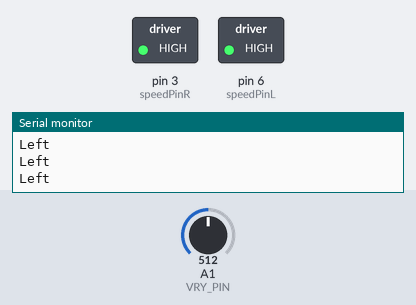
A sketch run on a simulated Arduino Leonardo, built with avr-gcc and run on an emulated ATmega32U4. Parts: switched loads named in the sketch (green lamp = pin HIGH), the last lines printed to the serial monitor. The inputs (shaded band) are chosen by the test bench; at power-on: A1 (VRY_PIN) = 512.

Above: at 1.2 s.
1.3 s: A1 (VRY_PIN) set to 716
At 2.1 s:
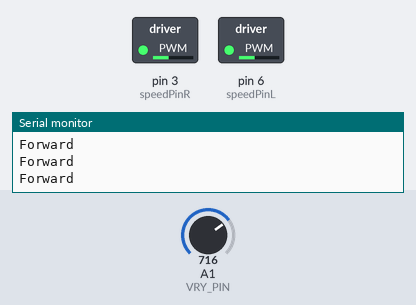
2.8 s: A1 (VRY_PIN) set to 122
At 3.1 s:
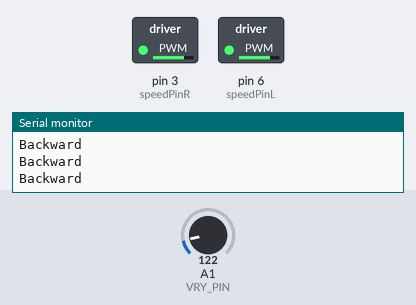
4.3 s: A1 (VRY_PIN) set to 900
At 5.5 s:
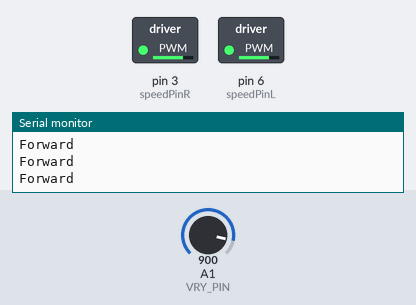
Timing chart, 0 to 7.3 s (numbered marks = the images above; inputs shaded):
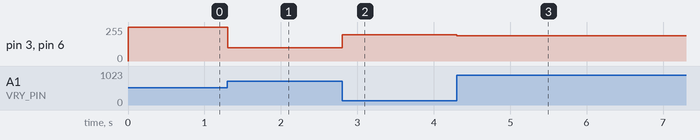

Measured:
- after the input at 1.3 s, pin 3 (speedPinR), pin 6 (speedPinL): 255/255 → 99/255 at once
- after the input at 2.8 s, pin 3 (speedPinR), pin 6 (speedPinL): 99/255 → 196/255 at once
- after the input at 4.3 s, pin 3 (speedPinR), pin 6 (speedPinL): 196/255 → 191/255 at once

The sketch:

Wired.ino
```cpp
//WIRED

#define MOTOR12_64KHZ _BV(CS00)  // no prescale
#define STEPPER1_PWM_RATE MOTOR12_64KHZ


#include <AlignedJoy.h>

#include <Keyboard.h>

#include <AFMotor.h>
#include <Servo.h>

#define FAST_SPEED 250
#define SPEED 120
#define TURN_SPEED 200
#define BACK_SPEED1 255
#define BACK_SPEED2 90

#define speedPinR 3
#define RightDirectPin1 12
#define RightDirectPin2 11
#define speedPinL 6
#define LeftDirectPin1 7
#define LeftDirectPin2 8
#define LPT 2

#define VRX_PIN 15
#define VRY_PIN 19

#define xHigh 14
#define xLow -10
#define yHigh 5
#define yLow -15

int xValue = 0;
int yValue = 0;


void setup() {
  Serial.begin(9600);

  pinMode(VRX_PIN, INPUT);
  pinMode(VRY_PIN, INPUT);
}

void loop() {
  //Turn the outputs of the joycon in between -100 and 100
  int xValue = map(analogRead(VRX_PIN), 0, 1023, -100, 100);
  int yValue = map(analogRead(VRY_PIN), 0, 1023, -100, 100);

  //Find out where the user wants to move
  if (yValue < yHigh && yValue > yLow && xValue < xHigh && xValue > xLow) {
    stop_Stop();
    Serial.println("No");
  } else if (yValue < yLow) {
    //Runs if need to move backwards
    go_Back(abs(yValue * 2.55));
    Serial.println("Backward");
  } else if (xValue > xHigh) {
    //Runs if need to move right/left
    go_Right(abs(xValue * 2.55));
    Serial.println("Right");
  } else if (yValue > yHigh) {
    go_Advance(abs(yValue * 2.55));
    Serial.println("Forward");
  } else if (xValue < xLow) {
    //Runs if need to move right/left
    go_Left(abs(xValue * 2.55));
    Serial.println("Left");
  }
  delay(5);
}
//Function to move in each direction
void go_Advance(int t)  //Forward
{
  digitalWrite(RightDirectPin1, HIGH);
  digitalWrite(RightDirectPin2, LOW);
  digitalWrite(LeftDirectPin1, HIGH);
  digitalWrite(LeftDirectPin2, LOW);
  analogWrite(speedPinL, t);
  analogWrite(speedPinR, t);
}
void go_Left(int t)  //Turn left
{
  digitalWrite(RightDirectPin1, HIGH);
  digitalWrite(RightDirectPin2, LOW);
  digitalWrite(LeftDirectPin1, LOW);
  digitalWrite(LeftDirectPin2, HIGH);
  analogWrite(speedPinL, t);
  analogWrite(speedPinR, t);
}
void go_Right(int t)  //Turn right
{
  digitalWrite(RightDirectPin1, LOW);
  digitalWrite(RightDirectPin2, HIGH);
  digitalWrite(LeftDirectPin1, HIGH);
  digitalWrite(LeftDirectPin2, LOW);
  analogWrite(speedPinL, t);
  analogWrite(speedPinR, t);
}
void go_Back(int t)  //Reverse
{
  digitalWrite(RightDirectPin1, LOW);
  digitalWrite(RightDirectPin2, HIGH);
  digitalWrite(LeftDirectPin1, LOW);
  digitalWrite(LeftDirectPin2, HIGH);
  analogWrite(speedPinL, t);
  analogWrite(speedPinR, t);
}
void stop_Stop()  //Stop
{
  digitalWrite(RightDirectPin1, LOW);
  digitalWrite(RightDirectPin2, LOW);
  digitalWrite(LeftDirectPin1, LOW);
  digitalWrite(LeftDirectPin2, LOW);
}
```
